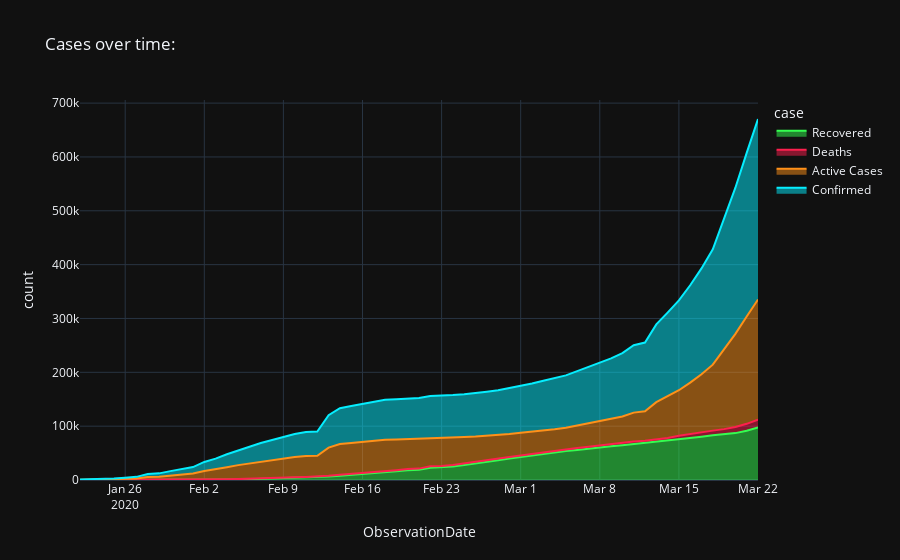

Notebook code cell kept with this figure:
### Code cell
temp = df.groupby('ObservationDate')['Recovered', 'Deaths', 'Confirmed', "Active Cases"].sum().reset_index()
temp = temp.melt(id_vars="ObservationDate", value_vars=['Recovered', 'Deaths', "Active Cases", 'Confirmed'],
                 var_name='case', value_name='count')


#fig = px.line(temp, x="ObservationDate", y="count", color='case',
#             title='Cases over time: Line Plot', color_discrete_sequence = ['#fe1f4e', '#05eeff', "#34fd50"])
#fig.show()


fig = px.area(temp, x="ObservationDate", y="count", color='case',
             title='Cases over time:', color_discrete_sequence = ["#34fd50",'#fe1f4e',"#ff9119",'#05eeff'])
fig.show()
